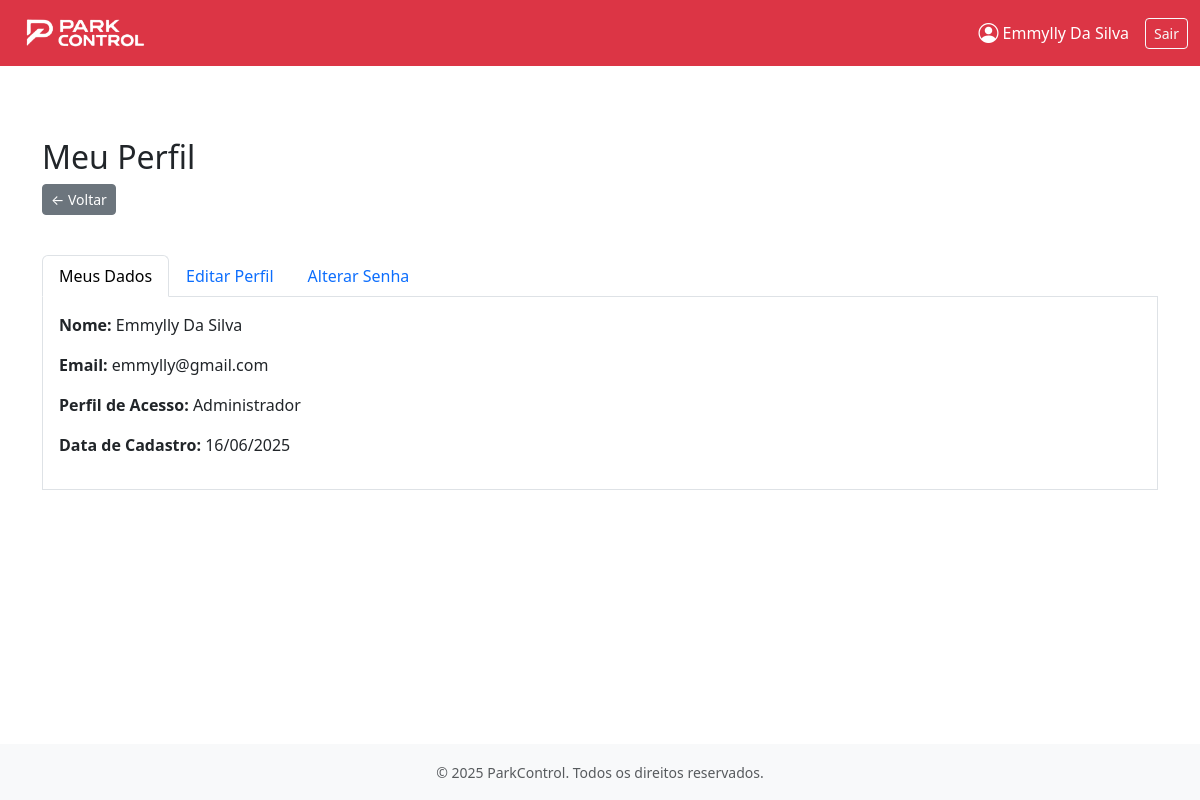
The page /meu_perfil/ (signed in) on the database as committed earlier.
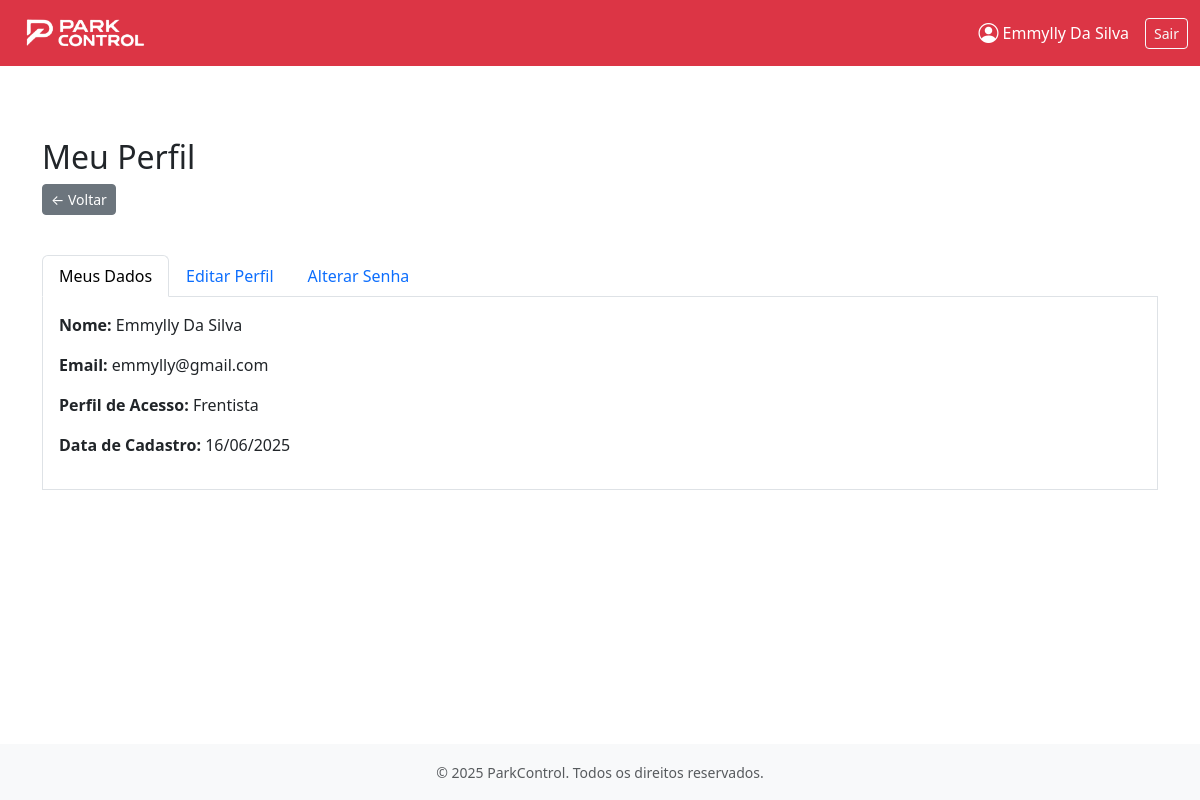
The same page on the database as committed later.
### apps/usuarios/models.py (models this page shows)
class Usuario(AbstractUser):
    perfil_acesso = models.CharField(max_length=20, choices=[
        ('Administrador', 'Administrador'),
        ('Frentista', 'Frentista'),
        ('Contador', 'Contador')
    ])
    historico = HistoricalRecords()  # Adiciona histórico de alterações

### apps/usuarios/views/views_perfil.py (the view)
# urls.py: path('meu_perfil/', views_perfil.perfil_usuario, name='perfil_usuario'),
@login_required(login_url='usuarios:login_parkcontrol')
def perfil_usuario(request):
    logger.info(f"Usuário {request.user.username} acessou a página de perfil.")
    return render(request, 'perfil/perfil_usuario.html')

### apps/usuarios/templates/perfil/perfil_usuario.html (shortened to what this page needs)
{% extends 'base.html' %}
{% load static %}
{% block content %}
<div class="container mt-5">
    <h2>Meu Perfil</h2>
    <a href="javascript:history.back()" class="btn btn-secondary btn-sm mb-3">
        ← Voltar
    </a>
    <ul class="nav nav-tabs mt-4" id="perfilTabs" role="tablist">
        <li class="nav-item" role="presentation">
            <button class="nav-link active" id="dados-tab" data-bs-toggle="tab" data-bs-target="#dados" type="button" role="tab">Meus Dados</button>
        </li>
        <li class="nav-item" role="presentation">
            <button class="nav-link" id="editar-tab" data-bs-toggle="tab" data-bs-target="#editar" type="button" role="tab">Editar Perfil</button>
        </li>
        <li class="nav-item" role="presentation">
            <button class="nav-link" id="senha-tab" data-bs-toggle="tab" data-bs-target="#senha" type="button" role="tab">Alterar Senha</button>
        </li>
    </ul>
    <div class="tab-content p-3 border border-top-0 bg-white" id="perfilTabsContent">
        <div class="tab-pane fade show active" id="dados" role="tabpanel">
            <p><strong>Nome:</strong> {{ request.user.first_name }}</p>
            <p><strong>Email:</strong> {{ request.user.email }}</p>
            <p><strong>Perfil de Acesso:</strong> {{ request.user.perfil_acesso }}</p>
            <p><strong>Data de Cadastro:</strong> {{ request.user.date_joined|date:"d/m/Y" }}</p>
        </div>
    </div>
</div>
{% endblock content %}

### base_templates/navbar.html (shortened to what this page needs)
{% load static %}
<nav class="navbar navbar-expand-lg navbar-dark bg-danger">
    <div class="container-fluid">
        <a class="navbar-brand d-flex align-items-center" href="{% url 'usuarios:home' %}">
            <img src="{% static 'images/logo-branca.png' %}" alt="Logo" class="me-2" style="height: 40px;">
        </a>
        <div class="collapse navbar-collapse" id="navbarContent">
            <div class="ms-auto d-flex align-items-center">
                {% if user.is_authenticated %}
                    <a href="{% url 'usuarios:perfil_usuario' %}" class="text-white text-decoration-none me-3 d-flex align-items-center">
                        <i class="bi bi-person-circle me-1 fs-5"></i>
                        {{ user.get_full_name|default:user.username }}
                    </a>
                    <a class="btn btn-outline-light btn-sm" href="{% url 'usuarios:logout_parkcontrol' %}">Sair</a>
                {% endif %}
            </div>
        </div>
    </div>
</nav>

Rows that differ between the two databases and show on the page:
changed Usuario "Emmylly Da Silva": user.perfil_acesso "Administrador" → "Frentista"
